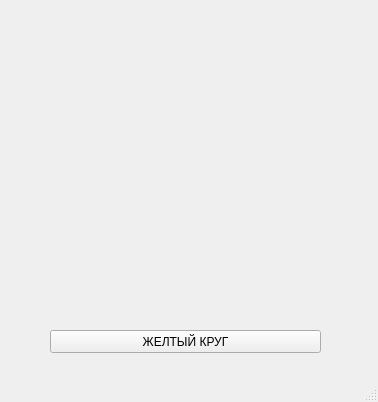
<?xml version="1.0" encoding="UTF-8"?>
<ui version="4.0">
 <class>MainWindow</class>
 <widget class="QMainWindow" name="MainWindow">
  <property name="geometry">
   <rect>
    <x>0</x>
    <y>0</y>
    <width>378</width>
    <height>402</height>
   </rect>
  </property>
  <property name="windowTitle">
   <string>MainWindow</string>
  </property>
  <widget class="QWidget" name="centralwidget">
   <widget class="QPushButton" name="yellowkrug">
    <property name="geometry">
     <rect>
      <x>50</x>
      <y>330</y>
      <width>271</width>
      <height>23</height>
     </rect>
    </property>
    <property name="text">
     <string>ЖЕЛТЫЙ КРУГ</string>
    </property>
   </widget>
  </widget>
  <widget class="QMenuBar" name="menubar">
   <property name="geometry">
    <rect>
     <x>0</x>
     <y>0</y>
     <width>378</width>
     <height>21</height>
    </rect>
   </property>
  </widget>
  <widget class="QStatusBar" name="statusbar"/>
 </widget>
 <resources/>
 <connections/>
</ui>
